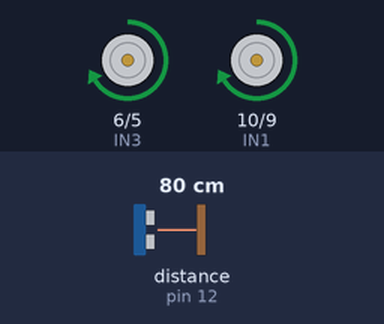
A sketch run on a simulated Arduino Uno, built with avr-gcc and run on an emulated ATmega328P. On the bench: motor-driver pin pairs drawn as motors (green arrow = first pin HIGH = forward, orange = second pin HIGH = backward, longer = more drive). The test bench sets the inputs (shaded band); at power-on: distance to the obstacle (sensor on pin 12) 80 cm. The echo pulse lasts 58.3 µs per cm; random numbers use the default seed unless the sketch sets one.

Above: at 4.2 s.
4.3 s: distance to the obstacle (sensor on pin 12) set to 44 cm
5.8 s: distance to the obstacle (sensor on pin 12) set to 37 cm
At 6.9 s:
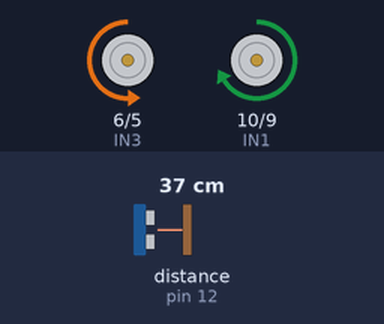
At 8.62 s:
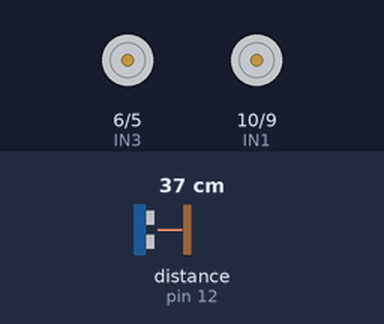
8.8 s: distance to the obstacle (sensor on pin 12) set to 60 cm
11.5 s: distance to the obstacle (sensor on pin 12) set to 2 cm
At 12.6 s:
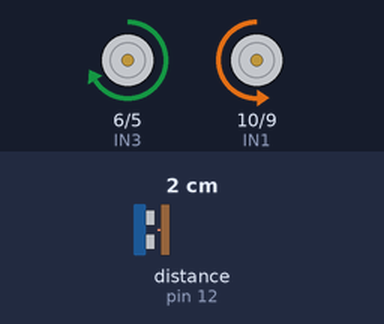
14.5 s: distance to the obstacle (sensor on pin 12) set to 120 cm
17.2 s: distance to the obstacle (sensor on pin 12) set to 4 cm
At 17.64 s:
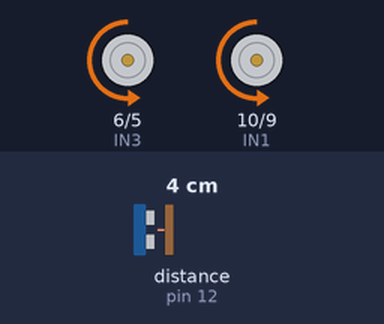
Timing chart, 0 to 21.2 s (numbered marks = the images above; inputs shaded):
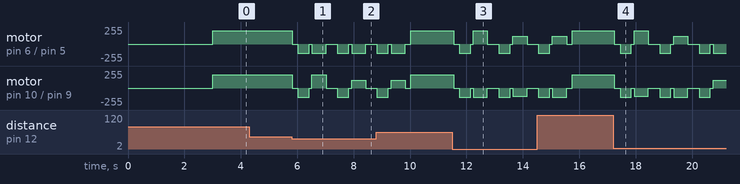

Measured:
- the behaviour switches between 41 and 40 cm on distance to the obstacle (sensor on pin 12) (found by bisection; images 0 and 1)
- after the input at 4.3 s, every drawn part: stays the same

The sketch:

C_digo_Rob__Ultrass_nico.ino
```cpp
/*******************************/
/* Aula - Robô Ultrassônico */
/* o sensor HC-SR04.           */
/*******************************/

#include <Ultrasonic.h>

/* ===== Definição dos pinos do sensor ultrassônico ===== */
#define pino_Trig 11
#define pino_Echo 12

/* ===== Potência dos motores (0 a 255) ===== */
int potencia = 200;

/* ===== Definição dos pinos IN1 a IN4 da ponte H ===== */
/* Precisam ser portas com PWM (~) para controle de velocidade */
#define IN1 10   // Porta PWM ~10
#define IN2 9    // Porta PWM ~9
#define IN3 6    // Porta PWM ~6
#define IN4 5    // Porta PWM ~5

/* ===== Cria o objeto do sensor ultrassônico ===== */
Ultrasonic Sensor(pino_Trig, pino_Echo);

/* ===== Variável que armazena a distância medida ===== */
int distancia;

/* ===================================================== */
/* Funções de controle dos motores                       */
/* ===================================================== */

/* Move para frente */
void Frente(int Vel_A, int Vel_B) {
  /* Motor A */
  analogWrite(IN1, Vel_A);
  analogWrite(IN2, 0);
  /* Motor B */
  analogWrite(IN3, Vel_B);
  analogWrite(IN4, 0);
}

/* Move para trás */
void Re(int Vel_A, int Vel_B) {
  /* Motor A */
  analogWrite(IN1, 0);
  analogWrite(IN2, Vel_A);
  /* Motor B */
  analogWrite(IN3, 0);
  analogWrite(IN4, Vel_B);
}

/* Giro no sentido horário */
void GiroHorario(int Vel_A, int Vel_B) {
  /* Motor A */
  analogWrite(IN1, Vel_A);
  analogWrite(IN2, 0);
  /* Motor B */
  analogWrite(IN3, 0);
  analogWrite(IN4, Vel_B);
}

/* Giro no sentido anti-horário */
void GiroAntiHorario(int Vel_A, int Vel_B) {
  /* Motor A */
  analogWrite(IN1, 0);
  analogWrite(IN2, Vel_A);
  /* Motor B */
  analogWrite(IN3, Vel_B);
  analogWrite(IN4, 0);
}

/* Para o chassi */
void Pare() {
  /* Motor A */
  analogWrite(IN1, 0);
  analogWrite(IN2, 0);
  /* Motor B */
  analogWrite(IN3, 0);
  analogWrite(IN4, 0);
}

/* ===================================================== */
/* Função de manobra (corrigida)                         */
/* Sequência: parar → dar ré → girar → parar            */
/* ===================================================== */
void Manobre() {
  // 1. Para o robô antes de manobrar
  Pare();
  delay(200);

  // 2. Dá ré para se afastar do obstáculo
  Re(potencia * 0.7, potencia * 0.7);
  delay(400);

  // 3. Para novamente antes de girar
  Pare();
  delay(100);

  // 4. Escolhe um lado aleatório e gira por tempo FIXO
  if (random(0, 2) == 0) {
    GiroAntiHorario(potencia * 0.6, potencia * 0.6);
  } else {
    GiroHorario(potencia * 0.6, potencia * 0.6);
  }
  delay(500);   // <-- tempo fixo de giro (essencial!)

  // 5. Para após o giro
  Pare();
  delay(150);
}

/* ===================================================== */
/* Setup                                                 */
/* ===================================================== */
void setup() {
  Serial.begin(9600);

  // Inicia com os motores parados
  Pare();

  // Aguarda 3 segundos antes de começar
  delay(3000);
}

/* ===================================================== */
/* Loop principal                                        */
/* ===================================================== */
void loop() {
  // Lê a distância do sensor
  distancia = Sensor.read();

  // Filtro: ignora leituras inválidas (0 cm ou > 400 cm)
  if (distancia == 0 || distancia > 400) {
    Frente(potencia, potencia);
    delay(50);
    return;
  }

  // Se a distância for menor ou igual a 40 cm, manobra
  if (distancia <= 40) {
    Manobre();
  }
  // Senão, segue em frente
  else {
    Frente(potencia, potencia);
  }

  // Pequena pausa para estabilizar as leituras do sensor
  delay(50);
}
```
